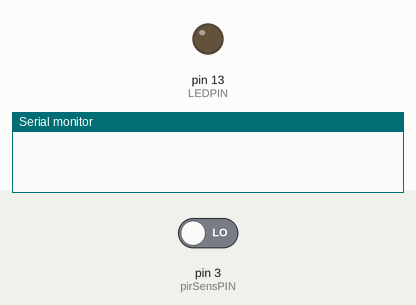
Simulated run of this sketch. Board: Arduino Uno, built with avr-gcc and run on an emulated ATmega328P. Parts: output pins drawn as LEDs (lit = HIGH), the last lines printed to the serial monitor. The test bench sets the inputs (shaded band); at power-on: pin 3 (pirSensPIN) LOW.

Above: at 1.2 s.
1.3 s: pin 3 (pirSensPIN) driven HIGH
At 2.1 s:
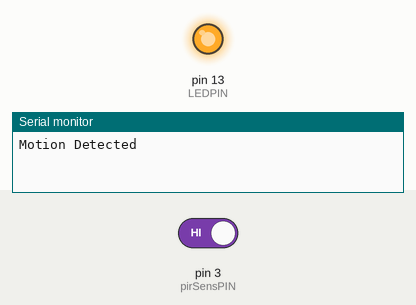
2.8 s: pin 3 (pirSensPIN) driven LOW
At 3.2 s:
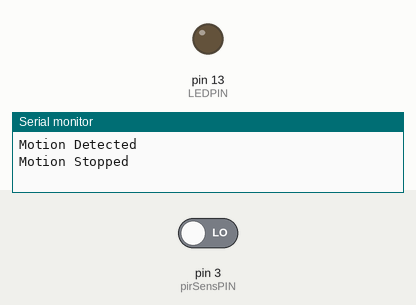
Timing chart, 0 to 5.8 s (numbered marks = the images above; inputs shaded):
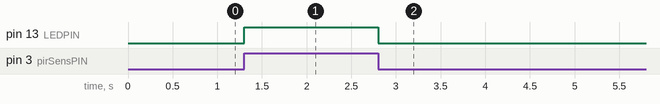

The sketch:

pir_output.ino
```cpp
// #include <Wire.h>
// #include <Adafruit_GFX.h>
// #include <Adafruit_SH110X.h>

// #define SCREEN_WIDTH 128 // OLED display width, in pixels
// #define SCREEN_HEIGHT 64 // OLED display height, in pixels
// #define OLED_RESET     -1 // Reset pin # (or -1 if sharing Arduino reset pin)
// #define SCREEN_ADDRESS 0x3c ///< See datasheet for Address; 0x3D for 128x64, 0x3C for 128x32
#define pirSensPIN 3  // PIR Sensor pin
#define LEDPIN 13 // LED output pin

int pirState = LOW;   // initial pIR state
int val = 0;

// Adafruit_SH1106G display = Adafruit_SH1106G(SCREEN_WIDTH, SCREEN_HEIGHT, &Wire, OLED_RESET); // initialize OLED display

void setup() {

  pinMode(pirSensPIN, INPUT);   // set pin mode for PIR sensor
  pinMode(LEDPIN, OUTPUT);  // pin mode for output LED
  Serial.begin(9600);

  // display.begin(SCREEN_ADDRESS, true);
  // display.display();
  // delay(1000);

  // display.clearDisplay(); // Clear the buffer
  // display.setTextColor(SH110X_WHITE);  // set text color
}

void loop() {

  val = digitalRead(pirSensPIN);

  // display.clearDisplay(); // Clear the buffer
  // display.setTextSize(1); // set display font size
  // display.setCursor(0, 0);

  if (val == HIGH)  {
    digitalWrite(LEDPIN, HIGH);
    if (pirState == LOW)  {
      pirState = HIGH;
      // display.println(F("Motion Detected"));
      // display.display();
      Serial.println(F("Motion Detected"));
    }
  }
  else  {
    digitalWrite(LEDPIN, LOW);
    if (pirState == HIGH) {
      pirState = LOW;
      // display.println(F("Motion Stopped"));
      // display.display();
      Serial.println(F("Motion Stopped"));
    }
  }

}
```

Measured:
- after the input at 1.3 s, pin 13 (LEDPIN): LOW → HIGH at once
- after the input at 2.8 s, pin 13 (LEDPIN): HIGH → LOW at once
